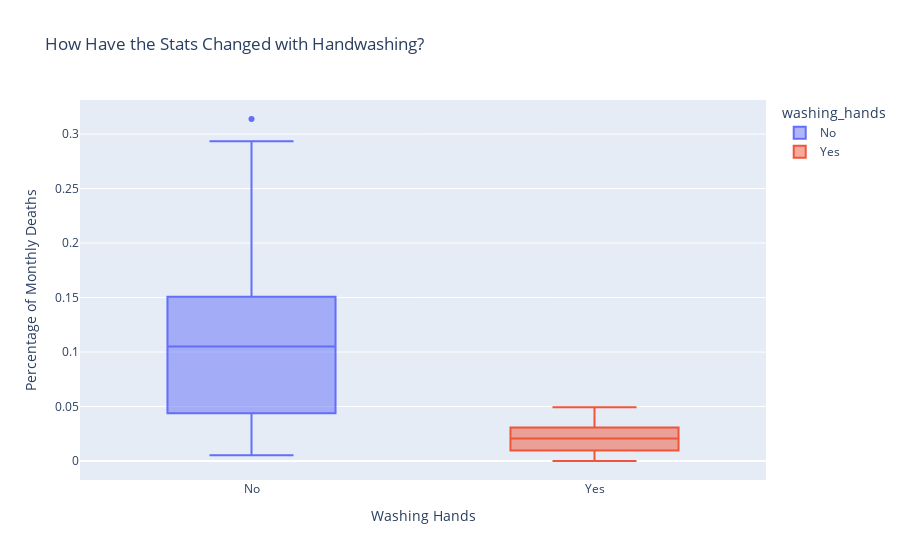

Notebook cell for this chart:
### Code cell
box = px.box(
    df_monthly,
    x='washing_hands',
    y='pct_deaths',
    color='washing_hands',
    title='How Have the Stats Changed with Handwashing?'
    )

box.update_layout(
    xaxis_title='Washing Hands',
    yaxis_title='Percentage of Monthly Deaths'
)
box.show()

### Figure 1 — Plotly figure (JSON) as saved in the notebook; plotly's stock layout.template omitted (floating-point values rounded to 4 significant figures)
{"data": [{"alignmentgroup": "True", "hovertemplate": "washing_hands=%{x}<br>pct_deaths=%{y}<extra></extra>", "legendgroup": "No", "marker": {"color": "#636efa"}, "name": "No", "notched": false, "offsetgroup": "No", "orientation": "v", "showlegend": true, "type": "box", "x": ["No", "No", "No", "No", "No", "No", "No", "No", "No", "No", "No", "No", "No", "No", "No", "No", "No", "No", "No", "No", "No", "No", "No", "No", "No", "No", "No", "No", "No", "No", "No", "No", "No", "No", "No", "No", "No", "No", "No", "No", "No", "No", "No", "No", "No", "No", "No", "No", "No", "No", "No", "No", "No", "No", "No", "No", "No", "No", "No", "No", "No", "No", "No", "No", "No", "No", "No", "No", "No", "No", "No", "No", "No", "No", "No", "No"], "x0": " ", "xaxis": "x", "y": [0.1457, 0.07531, 0.04332, 0.01569, 0.007843, 0.05, 0.08421, 0.01351, 0.01878, 0.1102, 0.2255, 0.2085, 0.1222, 0.1023, 0.1074, 0.03226, 0.06593, 0.2078, 0.2546, 0.1839, 0.2934, 0.2297, 0.3138, 0.1912, 0.1597, 0.1241, 0.1193, 0.06098, 0.04082, 0.005236, 0.01554, 0.02262, 0.176, 0.07143, 0.08051, 0.1516, 0.1128, 0.1703, 0.1731, 0.05833, 0.02679, 0.04369, 0.0632, 0.01224, 0.03226, 0.1102, 0.1055, 0.07591, 0.04745, 0.04452, 0.04231, 0.04392, 0.07143, 0.06122, 0.03586, 0.1055, 0.1484, 0.1094, 0.1049, 0.1339, 0.1809, 0.1543, 0.1897, 0.1344, 0.1015, 0.131, 0.1806, 0.1439, 0.1496, 0.1077, 0.05369, 0.03215, 0.01923, 0.03607, 0.1827, 0.1224], "y0": " ", "yaxis": "y"}, {"alignmentgroup": "True", "hovertemplate": "washing_hands=%{x}<br>pct_deaths=%{y}<extra></extra>", "legendgroup": "Yes", "marker": {"color": "#EF553B"}, "name": "Yes", "notched": false, "offsetgroup": "Yes", "orientation": "v", "showlegend": true, "type": "box", "x": ["Yes", "Yes", "Yes", "Yes", "Yes", "Yes", "Yes", "Yes", "Yes", "Yes", "Yes", "Yes", "Yes", "Yes", "Yes", "Yes", "Yes", "Yes", "Yes", "Yes", "Yes", "Yes"], "x0": " ", "xaxis": "x", "y": [0.02239, 0.012, 0.01894, 0.0458, 0.03957, 0.04472, 0.0293, 0.03534, 0.006873, 0, 0.006557, 0.009585, 0.01136, 0.003717, 0, 0.009615, 0.02341, 0.02903, 0.0134, 0.02233, 0.03085, 0.04926], "y0": " ", "yaxis": "y"}], "layout": {"boxmode": "overlay", "legend": {"title": {"text": "washing_hands"}, "tracegroupgap": 0}, "title": {"text": "How Have the Stats Changed with Handwashing?"}, "xaxis": {"anchor": "y", "categoryarray": ["No", "Yes"], "categoryorder": "array", "domain": [0, 1], "title": {"text": "Washing Hands"}}, "yaxis": {"anchor": "x", "domain": [0, 1], "title": {"text": "Percentage of Monthly Deaths"}}}}
